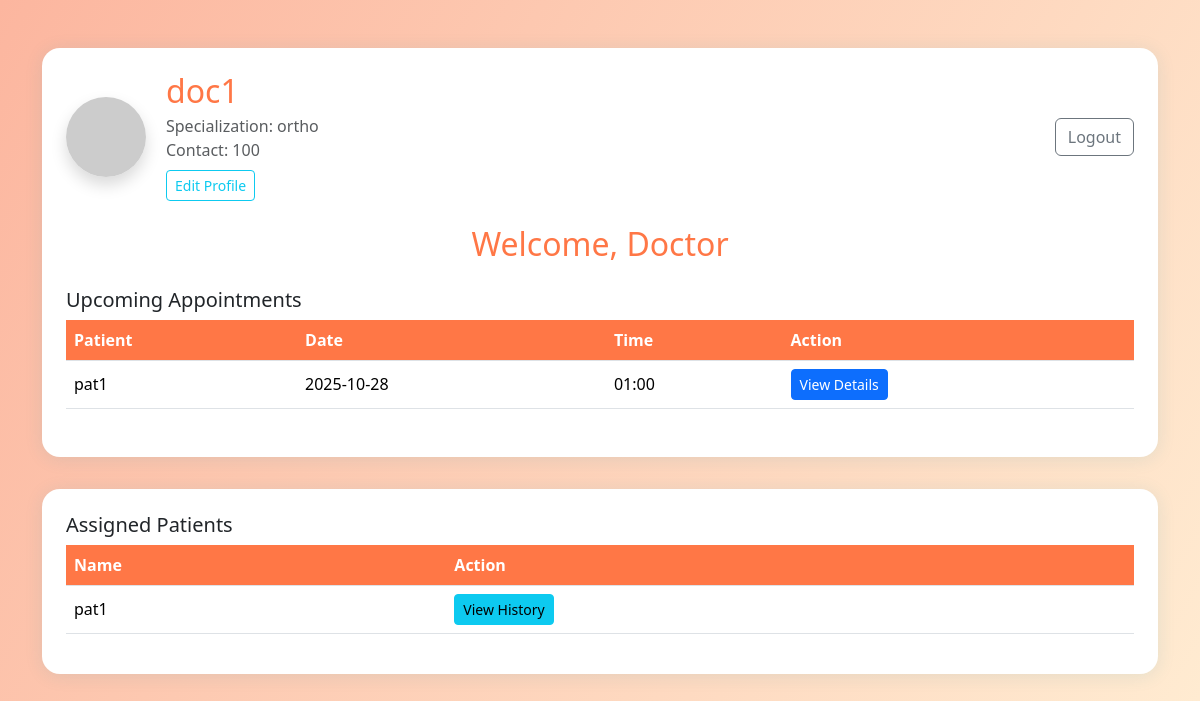
Page /doctor (signed in) on the earlier database version.
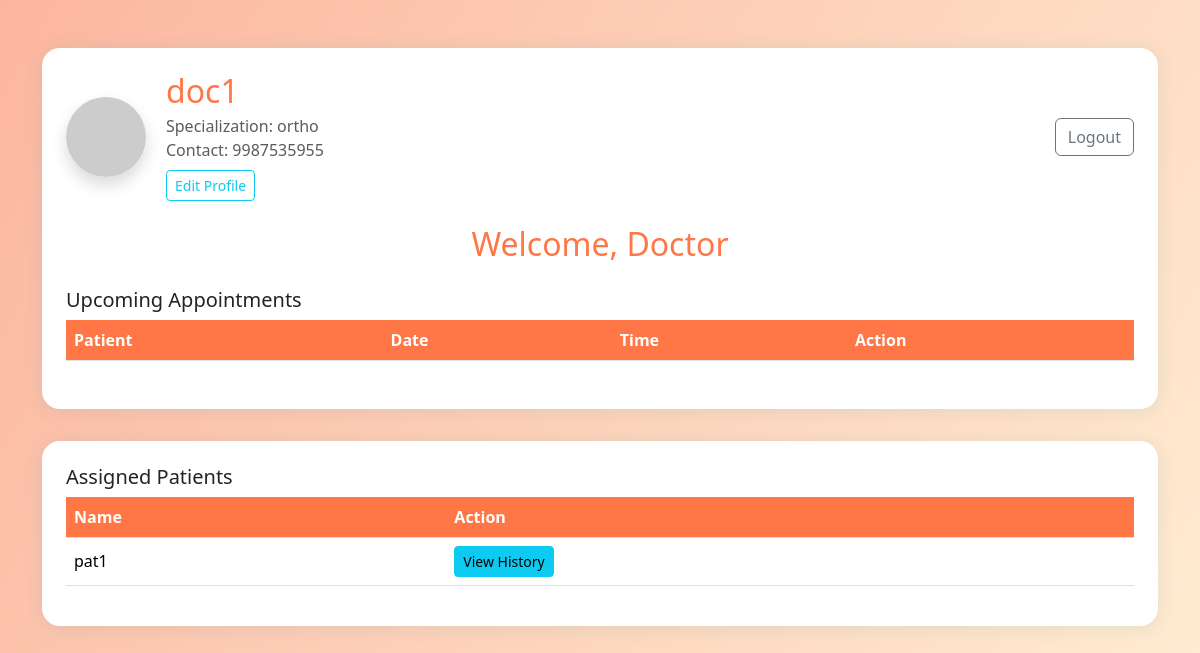
Same page on the later database version.
### tables this page shows
CREATE TABLE doctors (
    id INTEGER PRIMARY KEY,  -- links to users.id
    name TEXT NOT NULL,
    specialization TEXT NOT NULL, -- should match departments.name
    contact TEXT
);

CREATE TABLE appointments (
    id INTEGER PRIMARY KEY AUTOINCREMENT,
    doctor_id INTEGER NOT NULL,
    patient_id INTEGER NOT NULL,
    date TEXT NOT NULL,
    time TEXT NOT NULL,
    status TEXT NOT NULL CHECK(status IN ('Booked', 'Completed', 'Cancelled')),
    diagnosis TEXT,
    prescription TEXT,
    notes TEXT,
    FOREIGN KEY (doctor_id) REFERENCES users(id),
    FOREIGN KEY (patient_id) REFERENCES users(id)
);

CREATE TABLE users (
    id INTEGER PRIMARY KEY AUTOINCREMENT,
    username TEXT UNIQUE NOT NULL,
    password TEXT NOT NULL,
    role TEXT NOT NULL CHECK(role IN ('admin', 'doctor', 'patient'))
);

CREATE TABLE patients (
    id INTEGER PRIMARY KEY,  -- links to users.id
    name TEXT NOT NULL,
    contact TEXT
, age INTEGER, pfp TEXT);

### app.py (the view)
@app.route('/doctor')
def doctor_dashboard():
    if 'user_id' not in session or session.get('role') != 'doctor':
        return redirect(url_for('login'))
    user_id = session['user_id']
    db = get_db()
    doctor = db.execute('SELECT name, specialization, contact FROM doctors WHERE id = ?', (user_id,)).fetchone()
    doctor_name = doctor[0] if doctor else ''
    doctor_spec = doctor[1] if doctor else ''
    doctor_contact = doctor[2] if doctor else ''
    doctor_pfp = None # implement/upload if you add photo support
    appointments = db.execute('''
        SELECT a.id, u.username as patient_name, a.date, a.time
        FROM appointments a
        JOIN users u ON a.patient_id = u.id
        WHERE a.doctor_id = ? AND a.status = 'Booked'
        ORDER BY a.date, a.time
    ''', (user_id,)).fetchall()
    appointments = [dict(id=r[0], patient_name=r[1], date=r[2], time=r[3]) for r in appointments]
    patients = db.execute('''
        SELECT DISTINCT p.id, p.name
        FROM patients p
        JOIN appointments a ON a.patient_id = p.id
        WHERE a.doctor_id = ?
    ''', (user_id,)).fetchall()
    patients = [dict(id=r[0], name=r[1]) for r in patients]
    return render_template('doctor_dashboard.html',
        doctor_name=doctor_name, doctor_spec=doctor_spec, doctor_contact=doctor_contact,
        doctor_pfp=doctor_pfp,
        appointments=appointments, patients=patients
    )

### app.py (called while the page is built)
def get_db():
    db = getattr(g, '_database', None)
    if db is None:
        db = g._database = sqlite3.connect(DATABASE)
    return db

@app.teardown_appcontext
def close_connection(exception):
    db = getattr(g, '_database', None)
    if db is not None:
        db.close()

### templates/doctor_dashboard.html (shortened to what this page needs)
<!doctype html>
<html lang="en">
<head>
    <link href="https://cdn.jsdelivr.net/npm/bootstrap@5.3.2/dist/css/bootstrap.min.css" rel="stylesheet">
</head>
<body>
    <div class="container py-5">
        <div class="dashboard-card p-4 bg-white">
            <div class="d-flex align-items-center mb-4" style="gap:20px;">
                <img src="{% if doctor_pfp %}/static/doctor_pfps/{{ doctor_pfp }}{% else %}https://ui-avatars.com/api/?name={{ doctor_name | urlencode }}&background=7e57c2&color=fff&size=80{% endif %}"
                    class="rounded-circle shadow" width="80" height="80" alt="Profile">
                <div>
                    <h2 class="mb-1">{{ doctor_name }}</h2>
                    <div class="text-muted">Specialization: {{ doctor_spec }}</div>
                    <div class="text-muted">Contact: {{ doctor_contact }}</div>
                    <a href="{{ url_for('doctor_edit_profile') }}" class="btn btn-sm btn-outline-info mt-2">Edit Profile</a>
                </div>
                <a href="{{ url_for('logout') }}" class="btn btn-outline-secondary ms-auto">Logout</a>
            </div>
            <h2 class="text-center mb-4">Welcome, Doctor</h2>
            <h5>Upcoming Appointments</h5>
            <table class="table table-hover align-middle mb-4">
                <thead>
                    <tr>
                        <th>Patient</th>
                        <th>Date</th>
                        <th>Time</th>
                        <th>Action</th>
                    </tr>
                </thead>
                <tbody>
                    {% for appt in appointments %}
                    <tr>
                        <td>{{ appt['patient_name'] }}</td>
                        <td>{{ appt['date'] }}</td>
                        <td>{{ appt['time'] }}</td>
                        <td><a href="{{ url_for('doctor_appointment_detail', appt_id=appt['id']) }}" class="btn btn-primary btn-sm">View Details</a>
</td>
                    </tr>
                    {% endfor %}
                </tbody>
            </table>
        </div>
        <div class="dashboard-card p-4 bg-white">
            <h5>Assigned Patients</h5>
            <table class="table table-hover align-middle">
                <thead>
                    <tr>
                        <th>Name</th>
                        <th>Action</th>
                    </tr>
                </thead>
                <tbody>
                    {% for patient in patients %}
                    <tr>
                        <td>{{ patient['name'] }}</td>
                        <td><a href="{{ url_for('doctor_patient_history', patient_id=patient['id']) }}" class="btn btn-info btn-sm">View History</a>
</td>
                    </tr>
                    {% endfor %}
                </tbody>
            </table>
        </div>
    </div>
</body>
</html>

Differences in the rows shown:
no longer on this page (row edited): appointments: patient_name "pat1", date "2025-10-28", time "01:00"
changed doctors "doc1": contact "100" → "9987535955"
